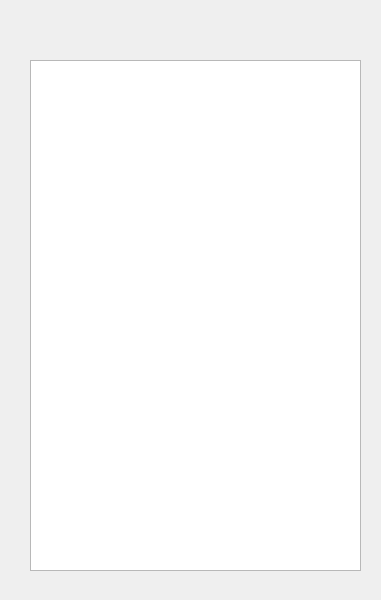
<?xml version="1.0" encoding="UTF-8"?>
<ui version="4.0">
 <class>Gmem</class>
 <widget class="QMainWindow" name="Gmem">
  <property name="geometry">
   <rect>
    <x>0</x>
    <y>0</y>
    <width>381</width>
    <height>600</height>
   </rect>
  </property>
  <property name="windowTitle">
   <string>MainWindow</string>
  </property>
  <widget class="QWidget" name="centralwidget">
   <widget class="QListWidget" name="listWidget">
    <property name="geometry">
     <rect>
      <x>30</x>
      <y>60</y>
      <width>331</width>
      <height>511</height>
     </rect>
    </property>
   </widget>
   <widget class="QLabel" name="label">
    <property name="geometry">
     <rect>
      <x>2</x>
      <y>-3</y>
      <width>381</width>
      <height>601</height>
     </rect>
    </property>
    <property name="styleSheet">
     <string notr="true">border-image: url(:/img/23.png);</string>
    </property>
    <property name="text">
     <string/>
    </property>
   </widget>
   <zorder>label</zorder>
   <zorder>listWidget</zorder>
  </widget>
 </widget>
 <resources/>
 <connections/>
</ui>
